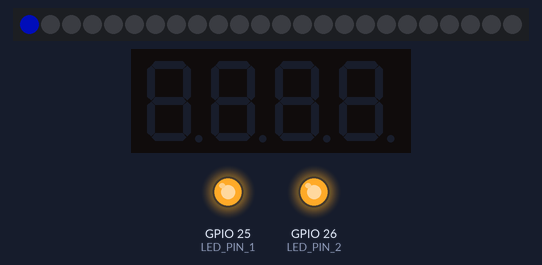
The sketch below on a simulated ESP32. Parts: 24 RGB LEDs in strip order, left to right, 4-digit seven-segment display, output pins drawn as LEDs (lit = HIGH). Dim RGB values are drawn brighter than linear; WiFi joins after 1.5 s; servers stay silent unless stated; network time is answered at once with the bench clock; the local clock reads 2024-03-15 10:24:30 at power-on unless the sketch sets it.

Above: at 0.1 s.
At 0.7 s:
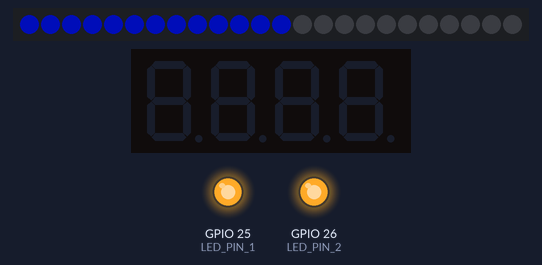
At 1.2 s:
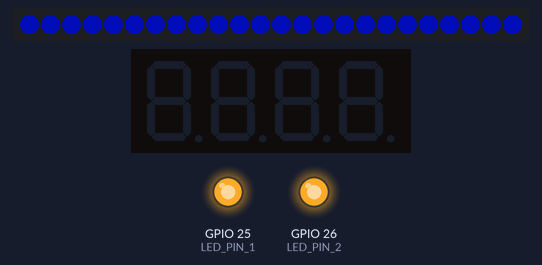
At 2.8 s:
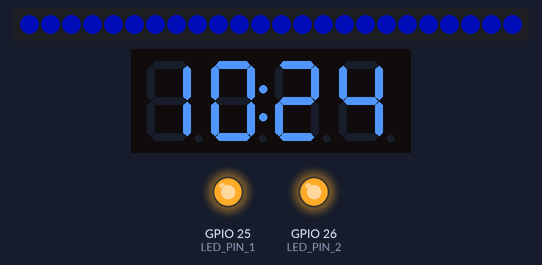
At 30.3 s:
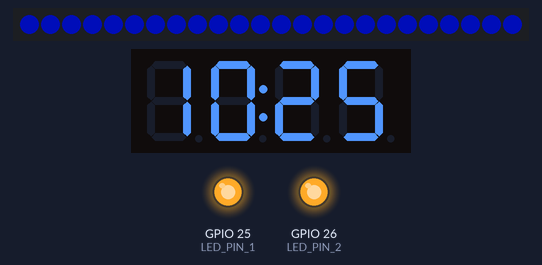

Measured:
- what the display in image 2 shows lasts 1.5 s, from 1.2 s to 2.7 s
- what the display in image 3 shows lasts 27.5 s, from 2.8 s to 30.3 s

The sketch:

iron_man_clock.ino
```cpp
#include "Adafruit_NeoPixel.h"
#include "TM1637Display.h"
#include "NTPClient.h"
#include "WiFiManager.h"


// Blue LEDs variables
#define LED_PIN_1   25
#define LED_PIN_2   26

// RGB ring variables
#define PIN         17
#define NUMPIXELS   24
#define RED         00
#define GREEN       20
#define BLUE        255
#define RING_BRIGHTNESS 70

Adafruit_NeoPixel pixels(NUMPIXELS, PIN, NEO_GRB + NEO_KHZ800);

// Display variables
#define DISPLAY_CLK   18
#define DISPLAY_DIO   19
#define DISPLAY_BACKLIGHT   1

TM1637Display display(DISPLAY_CLK, DISPLAY_DIO);

// NTP Client initialization
const char *ssid     = "YOURS_SSID";
const char *password = "YOURS_PASSWORD";

int UTC = 2;
const long utcOffsetInSeconds = 3600;
int flag = 0;

WiFiUDP ntpUDP;
NTPClient timeClient(ntpUDP, "pool.ntp.org", utcOffsetInSeconds*UTC);


void setup() {
// Turn on Blue LEDs
  pinMode(LED_PIN_1, OUTPUT);
  pinMode(LED_PIN_2, OUTPUT);
  digitalWrite(LED_PIN_1, 1);
  digitalWrite(LED_PIN_2, 1);

// RGB ring initialization
  pixels.begin();
  pixels.setBrightness(RING_BRIGHTNESS);

// Turn on RGB ring
  ring_blue_light();

// Wifi connection
  WiFi.begin(ssid, password);
    while (WiFi.status() != WL_CONNECTED) {
    delay (500);
  }
  timeClient.begin();

// Display initialization
  display.setBrightness(DISPLAY_BACKLIGHT);

  uint8_t data[] = {0xff, 0xff, 0xff, 0xff};
  data[0] = display.encodeDigit(0);
  data[1] = display.encodeDigit(1);
  data[2] = display.encodeDigit(2);
  data[3] = display.encodeDigit(3);
  display.setSegments(data);
}

void loop() {
// Update the time on display
  timeClient.update();
  display.showNumberDecEx(timeClient.getHours(), 0x40, true, 2, 0);
  display.showNumberDecEx(timeClient.getMinutes(), 0, true, 2, 2);


// Animation every hour
  if(timeClient.getMinutes()== 00 && flag==0) {
    white_light_animation();
    flag=1;
  }
  if(timeClient.getMinutes()>=01) {
    flag=0;
  }

  ring_blue_light();
}

void ring_blue_light() {
  for(int i=0; i<NUMPIXELS; i++){
    pixels.setPixelColor(i, RED, GREEN, BLUE);
    pixels.show();
    delay(50);
  }
}

void white_light_animation() {
  int led_values[] = {0, 255, 0, 255};
  int values_count = 2;

  for(int i=0; i<NUMPIXELS; i++){
    pixels.setPixelColor(i, 255, 255, 255);
    pixels.show();
    delay(50);
  }

  for(int value=0; value<values_count; value++){
    for(int i=0; i<NUMPIXELS; i++){
      pixels.setPixelColor(i, led_values[value], led_values[value], led_values[value]);
      pixels.show();
    }
    delay(1000);
  }
  delay(4000);
}
```
